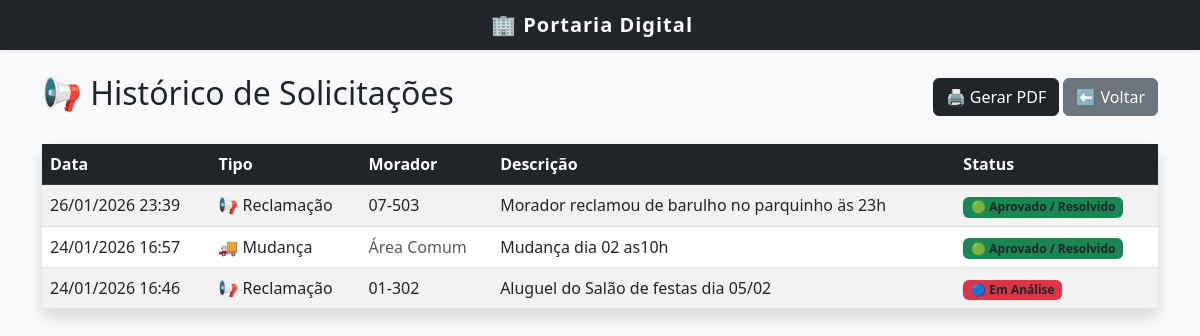
The app's page /historico_solicitacoes/ (signed in) with its own data.
### portaria/models.py (models this page shows, shortened)
class Solicitacao(models.Model):
    TIPOS_CHOICES = [
        ('RECLAMACAO', '📢 Reclamação'),
        ('MANUTENCAO', '🛠️ Manutenção'),
        ('MUDANCA', '🚚 Mudança'),
        ('RESERVA', '📅 Reserva de Espaço'),
        ('OUTRO', '📝 Outro'),
    ]
    STATUS_CHOICES = [
        ('PENDENTE', '🟠 Pendente'),
        ('EM_ANALISE', '🔵 Em Análise'),
        ('APROVADO', '🟢 Aprovado / Resolvido'),
        ('NEGADO', '🔴 Negado / Cancelado'),
    ]
    tipo = models.CharField(max_length=20, choices=TIPOS_CHOICES, verbose_name="Tipo de Solicitação")
    descricao = models.TextField(verbose_name="Descrição do Pedido")
    morador = models.ForeignKey(Morador, on_delete=models.SET_NULL, null=True, blank=True, verbose_name="Morador Solicitante")
    status = models.CharField(max_length=20, choices=STATUS_CHOICES, default='PENDENTE', verbose_name="Status Atual")
    criado_por = models.ForeignKey(User, on_delete=models.SET_NULL, null=True, verbose_name="Registrado por")
    data_criacao = models.DateTimeField(auto_now_add=True, verbose_name="Data do Registro")
    resposta_admin = models.TextField(blank=True, verbose_name="Resposta da Administração")
    class Meta:
        verbose_name = "Solicitação / Ocorrência"
        verbose_name_plural = "Solicitações e Ocorrências"

class Morador(models.Model):
    nome = models.CharField(max_length=100, verbose_name="Nome Completo")
    cpf = models.CharField(max_length=14, verbose_name="CPF", blank=True)
    telefone = models.CharField(max_length=20, verbose_name="Telefone", blank=True)
    bloco = models.CharField(max_length=10, verbose_name="Bloco", blank=True)
    apartamento = models.CharField(max_length=10, verbose_name="Apartamento")

### portaria/views.py (the view)
# urls.py: path('historico_solicitacoes/', historico_solicitacoes, name='historico_solicitacoes'),
@login_required
def historico_solicitacoes(request):
    solicitacoes = Solicitacao.objects.all().order_by('-data_criacao')
    return render(request, 'historico_solicitacoes.html', {'solicitacoes': solicitacoes})

### portaria/templates/historico_solicitacoes.html (shortened to what this page needs)
{% extends 'base.html' %}
{% block content %}
<div class="container mt-4">
    <div class="d-flex justify-content-between align-items-center mb-4">
        <h2>📢 Histórico de Solicitações</h2>
        <div>
            <button class="btn btn-dark" data-bs-toggle="modal" data-bs-target="#modalPDF">🖨️ Gerar PDF</button>
            <a href="{% url 'home' %}?aba=solicitacoes" class="btn btn-secondary">⬅️ Voltar</a>
        </div>
    </div>
    <div class="card shadow">
        <div class="card-body p-0">
            <table class="table table-striped table-hover mb-0">
                <thead class="table-dark">
                    <tr>
                        <th>Data</th>
                        <th>Tipo</th>
                        <th>Morador</th>
                        <th>Descrição</th>
                        <th>Status</th>
                    </tr>
                </thead>
                <tbody>
                    {% for sol in solicitacoes %}
                    <tr>
                        <td>{{ sol.data_criacao|date:"d/m/Y H:i" }}</td>
                        <td>{{ sol.get_tipo_display }}</td>
                        <td>
                            {% if sol.morador %}
                                {{ sol.morador.bloco }}-{{ sol.morador.apartamento }}
                            {% else %}
                                <span class="text-muted">Área Comum</span>
                            {% endif %}
                        </td>
                        <td>{{ sol.descricao }}</td>
                        <td>
                            <span class="badge bg-{% if sol.status == 'PENDENTE' %}warning{% elif sol.status == 'APROVADO' %}success{% else %}danger{% endif %} text-dark">
                                {{ sol.get_status_display }}
                            </span>
                        </td>
                    </tr>
                    {% empty %}
                    <tr><td colspan="5" class="text-center">Nenhum registro.</td></tr>
                    {% endfor %}
                </tbody>
            </table>
        </div>
    </div>
</div>
{% endblock %}

### portaria/templates/base.html (style rules this page uses)
body { background-color: #f8f9fa; }
.card { border-radius: 12px; border: none; }

### records on screen
Solicitacao: data_criacao "26/01/2026 23:39", tipo "📢 Reclamação", morador.bloco "07", morador.apartamento "503", descricao "Morador reclamou de barulho no parquinho äs 23h", status "🟢 Aprovado / Resolvido"
Solicitacao: data_criacao "24/01/2026 16:57", tipo "🚚 Mudança", shows "Área Comum", descricao "Mudança dia 02 as10h", status "🟢 Aprovado / Resolvido"
Solicitacao: data_criacao "24/01/2026 16:46", tipo "📢 Reclamação", morador.bloco "01", morador.apartamento "302", descricao "Aluguel do Salão de festas dia 05/02", status "🔵 Em Análise"
